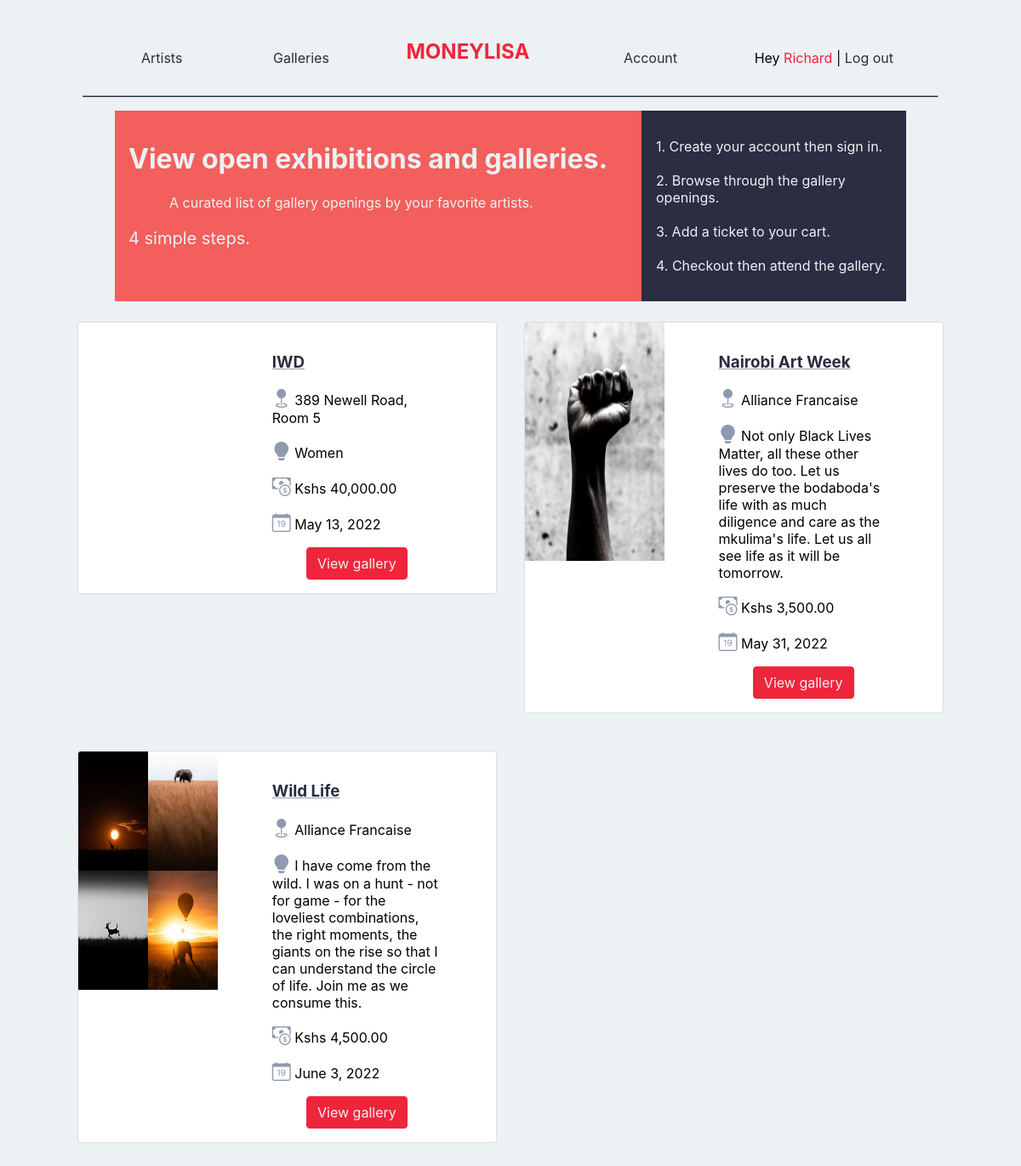
The app's page /galleries.php (signed in) with its own data.
### tables this page shows
CREATE TABLE `users` (
  `id` int(11) NOT NULL,
  `name` varchar(128) NOT NULL,
  `email` varchar(255) NOT NULL,
  `password_hash` varchar(255) NOT NULL,
  `isAdmin` varchar(20) DEFAULT 'no',
  `isArtist` varchar(20) DEFAULT 'no',
  `created_at` timestamp NOT NULL DEFAULT current_timestamp()
);

CREATE TABLE `galleries` (
  `id` int(11) NOT NULL,
  `artist_id` int(11) DEFAULT NULL,
  `artist_name` varchar(128) DEFAULT NULL,
  `coverImg` varchar(255) DEFAULT NULL,
  `title` varchar(128) NOT NULL,
  `location` varchar(128) NOT NULL,
  `story` varchar(255) NOT NULL,
  `fee` int(128) NOT NULL,
  `date` datetime DEFAULT NULL,
  `created_at` timestamp NOT NULL DEFAULT current_timestamp()
);

### galleries.php (the view, shortened to what this page needs)
<?php
if (isset($_SESSION['user_id'])) {
    $mysqli = require __DIR__ . '/database.php';
    $sql = "SELECT * FROM users
            WHERE id = {$_SESSION['user_id']}";
    $result = $mysqli->query($sql);
    $user = $result->fetch_assoc();
} else {
    header('Location: signin.php');
}
?>
<!DOCTYPE html>
<html lang='en'>
<head>
    <link rel='stylesheet' href='styles/main.css'>
    <link rel='stylesheet' href='styles/utility.css'>
    <link rel='stylesheet' href='https://cdn.jsdelivr.net/npm/bootstrap-icons@1.8.1/font/bootstrap-icons.css'>
</head>
<body class='background-cultured'>
    <?php include __DIR__ . '/navbar.php'; ?>
    <main>
        <div class='container-flex'>
            <div class='container'>
                <div class='col-12 bg-imperial-light'>
                    <div class='row'>
                        <div class='col-8 p-3 border-right'>
                            <h1 class='cultured'>View open exhibitions and galleries.</h1>
                            <p class='cultured fs-6 ps-5'>
                                A curated list of gallery openings by your favorite artists.
                            </p>
                            <p class='cultured fs-5'>
                                4 simple steps.
                            </p>
                        </div>
                        <div class='col-4 p-3 bg-cadet-light'>
                            <p class='cultured'>
                                1. Create your account then sign in.
                                <br>
                                <br>
                                2. Browse through the gallery openings.
                                <br>
                                <br>
                                3. Add a ticket to your cart.
                                <br>
                                <br>
                                4. Checkout then attend the gallery.
                            </p>
                        </div>
                    </div>
                </div>
            </div>
            <div class='row p-2'>
                <?php
                $mysqli = require __DIR__ . '/database.php';
                $fetch_stmt = "SELECT * FROM galleries";
                $result = $mysqli->query($fetch_stmt);
                if ($result->num_rows > 0) {
                    while ($row = $result->fetch_assoc()) {
                        $gallery_id = $row['id'];
                        $gallery_name = $row['title'];
                        $gallery_location = $row['location'];
                        $gallery_story = $row['story'];
                        $gallery_fee = $row['fee'];
                        $gallery_date = $row['date'];
                        $gallery_imgDir = $row['coverImg'];
                ?>
                        <div class='col-lg-6 col-md-12 p-3'>
                            <div class='card mb-3'>
                                <div class='row'>
                                    <div class='col-md-4'>
                                        <center>
                                            <img src='<?= $gallery_imgDir ?>' class='card-img-top' alt='<? $gallery_name ?>'>
                                        </center>
                                    </div>
                                    <div class='col-md-8 px-5'>
                                        <div class='card-body'>
                                            <h3 class='space-cadet cadet-underlined'><?= $gallery_name ?></h3>
                                            <p class='card-text'>
                                                <i class='bi bi-geo-fill manatee' style='font-size:22px;'></i>
                                                <?= $gallery_location ?>
                                            </p>
                                            <p class='card-text'>
                                                <i class='bi bi-lightbulb-fill manatee' style='font-size:22px;'></i>
                                                <?= $gallery_story ?>
                                            </p>
                                            <p class='card-text'>
                                                <i class='bi bi-cash-coin manatee' style='font-size:22px;'></i>
                                                Kshs <?= number_format($gallery_fee, 2) ?>
                                            </p>
                                            <p class='card-text'>
                                                <i class='bi bi-calendar-date manatee' style='font-size:22px;'></i>
                                                <?php
                                                $date = date_create($gallery_date);
                                                echo date_format($date, 'F j, Y');
                                                ?>
                                            </p>
                                            <center>
                                                <a href='gallery-details.php?id=<?= $gallery_id ?>' class='btn btn-imperial'>
                                                    View gallery
                                                </a>
                                            </center>
                                        </div>
                                    </div>
                                </div>
                            </div>
                        </div>
                <?php
                    }
                } else {
                    echo "<center class='fs-5 mt-6 imperial-red'>No galleries found. Come back later. </center>";
                }
                ?>
            </div>
        </div>
    </main>
</body>
</html>

### navbar.php (shortened to what this page needs)
<nav class='navbar sticky-top mobile-hide'>
    <div class='container-fluid'>
        <ul class='navbar-nav'>
            <li class='nav-item'>
                <a href='artists.php' class='nav-link'>Artists</a>
            </li>
        </ul>
        <ul class='navbar-nav'>
            <li class='nav-item'>
                <a href='galleries.php' class='nav-link'>Galleries</a>
            </li>
        </ul>
        <a href='home.php' class='nav-header mr-5'>
            MONEYLISA
        </a>
        <ul class='navbar-nav'>
            <li class='nav-item'>
                <?php if (isset($user)) : ?>
                    <a href='enthusiast-art-orders.php?id=<?= $_SESSION['user_id'] ?>' class='nav-link'>
                        Account
                    </a>
                <?php else : ?>
                    <a href='signin.php' class='nav-link'>
                        Account
                    </a>
                <?php endif; ?>
            </li>
        </ul>
        <ul class='navbar-nav'>
            <li class='nav-item'>
                <?php if (isset($user)) : ?>
                    <p>
                        Hey
                        <a href='enthusiast-art-orders.php?id=<?= $_SESSION['user_id'] ?>'>
                            <?= substr($user['name'], 0, strpos($user['name'], ' ')) ?>
                        </a>
                        |
                        <a href='logout.php' class='space-cadet'>Log out</a>
                    </p>
                <?php else : ?>
                    <div class='col-lg-12'>
                        <p><a href='signin.php'>Sign In</a> or <a href='signup.php'>Sign Up</a></p>
                    </div>
                <?php endif; ?>
            </li>
        </ul>
    </div>
    <hr class='mobile-hide hr' />
</nav>

### styles/main.css (style rules this page uses)
:root { --space-cadet: #2b2d42ff; --space-cadet-light: #2b2d42ff; --manatee: #8d99aeff; --cultured: #edf2f4ff; --imperial-red: #ef233cff; --imperial-red-light: #f25f5cff; --space-cadet: hsla(235, 21%, 21%, 1); --manatee: hsla(218, 17%, 62%, 1); --cultured: hsla(197, 24%, 94%, 1); --imperial-red: hsla(353, 86%, 54%, 1); --inter: -apple-system, BlinkMacSystemFont, 'Inter', 'Segoe UI', 'Roboto', 'Oxygen', 'Ubuntu', 'Cantarell', 'Fira Sans', 'Droid Sans', 'Helvetica Neue', sans-serif; }
.navbar { position: relative; display: flex; flex-wrap: wrap; align-items: center; justify-content: space-between; padding-top: 0.5rem; padding-bottom: 0.5rem; background-color: var(--cultured); }
.sticky-top { position: -webkit-sticky; position: sticky; top: 0; z-index: 1020; }
.navbar > .container, .navbar > .container-fluid, .navbar > .container-flex { display: flex; flex-wrap: inherit; align-items: center; justify-content: space-between; }
.navbar-nav { display: flex; flex-direction: column; padding-left: 0; margin-bottom: 0; list-style: none; }
.nav-link { display: block; padding: 0.5rem 1rem; color: var(--space-cadet); text-decoration: none; transition: color 0.15s ease-in-out, background-color 0.15s ease-in-out, border-color 0.15s ease-in-out, text-decoration 0.25s ease-in-out; }
body { font-family: var(--inter); background-color: var(--cultured); }
a { color: var(--imperial-red); text-decoration: none; }
.nav-header { font-size: 1.5rem; font-weight: 700; color: var(--imperial-red); text-decoration: none solid 5px var(--space-cadet); }
.space-cadet { color: var(--space-cadet); }
.cadet-underlined { text-decoration: underline solid var(--manatee); }
.border-cadet, .border-right { border-right: solid 1px var(--space-cadet); }
.bg-imperial-light { background-color: var(--imperial-red-light); }
.bg-cadet-light { background-color: var(--space-cadet-light); }
.manatee { color: var(--manatee); }
.cultured { color: var(--cultured) !important; }
.background-cultured { background-color: var(--cultured) !important; }
.hr { width: 85%; border-bottom: solid 1px var(--space-cadet); }
* { box-sizing: border-box; }
.container { width: 100%; padding-left: 15px; padding-right: 15px; margin: 0 auto; }
.container-fluid { padding-left: 30px; padding-right: 30px; padding-top: 10px; padding-bottom: 10px; margin-right: auto; margin-left: auto; }
.container-flex { width: 100%; padding-left: 10%; padding-right: 10%; margin: auto; }
.row { --gutter-x: 1.5rem; --gutter-x: 0; display: flex; flex-wrap: wrap; margin-top: calc(-1 * var(--gutter-y)); margin-right: calc(-0.5 * var(--gutter-x)); margin-left: calc(-0.5 * var(--gutter-x)); }
.row > * { flex-shrink: 0; width: 100%; max-width: 100%; padding-right: calc(var(--gutter-x) * 0.5); padding-left: calc(var(--gutter-x) * 0.5); margin-top: var(--gutter-y); }
.btn { display: inline-block; font-weight: 400; line-height: 1.5; color: #212529; text-align: center; text-decoration: none; vertical-align: middle; cursor: select; -webkit-user-select: none; -moz-user-select: none; user-select: none; background-color: transparent; border: 1px solid transparent; padding: 0.375rem 0.75rem; font-size: 1rem; border-radius: 0.25rem; transition: color 0.15s ease-in-out, background-color 0.15s ease-in-out, border-color 0.15s ease-in-out, box-shadow 0.15s ease-in-out; }
.btn-imperial { display: inline-block; background-color: var(--imperial-red); border: 1px solid var(--imperial-red); text-align: center; color: var(--cultured); vertical-align: middle; margin: auto; }
.card { position: relative; display: flex; flex-direction: column; min-width: 0; word-wrap: break-word; background-color: #fff; background-clip: border-box; border: 1px solid rgba(0, 0, 0, 0.125); border-radius: 0.25rem; }
.card-body { flex: 1 1 auto; padding: 1rem 1rem; }
.card-img-top { width: 100%; border-top-left-radius: calc(0.25rem - 1px); border-top-right-radius: calc(0.25rem - 1px); min-height: 280px; max-height: 295px; }

### records on screen
users: name "Richard"
galleries: title "IWD", location "389 Newell Road, Room 5", story "Women", fee "40,000.00", date "May 13, 2022"
galleries: coverImg (picture), title "Nairobi Art Week", location "Alliance Francaise", story "Not only Black Lives Matter, all these other lives do too. Let us preserve the bodaboda's life with as much diligence and care as the mkulima's life. Let us all see life as it will be tomorrow.", fee "3,500.00", date "May 31, 2022"
galleries: coverImg (picture), title "Wild Life", location "Alliance Francaise", story "I have come from the wild. I was on a hunt - not for game - for the loveliest combinations, the right moments, the giants on the rise so that I can understand the circle of life. Join me as we consume this.", fee "4,500.00", date "June 3, 2022"
